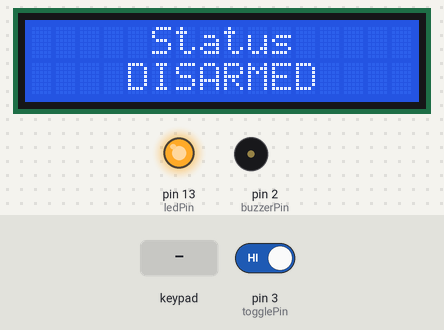
Recording of a sketch running on a simulated Arduino Uno, built with avr-gcc and run on an emulated ATmega328P. On the bench: 16×2 character LCD, output pins drawn as LEDs (lit = HIGH), buzzer (waves = sounding, pin HIGH). The inputs (shaded band) are chosen by the test bench; at power-on: pin 3 (togglePin) HIGH. What the sketch prints to the serial monitor is not drawn.

Above: at 2.4 s.
2.5 s: key 'A' pressed
At 4.5 s:
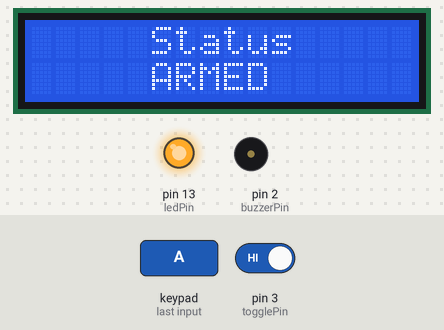
5.5 s: keypad keys 5 6 7 8 * pressed 0.4 s apart
At 7.7 s:
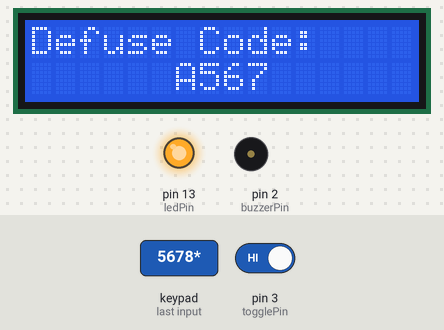
10.5 s: keypad keys 5 6 7 8 D pressed 0.4 s apart
At 12.1 s:
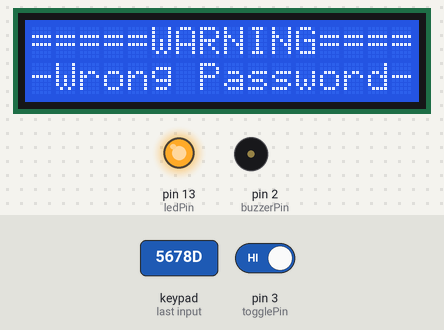
Timing chart, 0 to 18.4 s (numbered marks = the images above; inputs shaded):
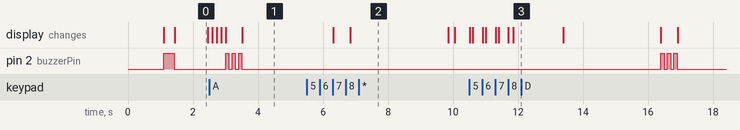

Measured:
- after the input at 5.5 s, the display: first changes after 0.81 s (image 2 shows a later state)
- after the input at 10.5 s, pin 2 (buzzerPin): alternates HIGH for 0.10 s and LOW for 0.10 s, 6 changes in all, then stays LOW, starting after 5.9 s; the display: first changes at once (image 3 shows a later state)
- by itself, pin 2 (buzzerPin): alternates HIGH for 0.10 s and LOW for 0.10 s, 6 changes in all, then stays LOW
- what the display in image 0 shows lasts 1.1 s, from 1.4 s to 2.5 s

The sketch:

main_prop_program_v3.ino
```cpp
//https://www.instructables.com/Finite-State-Machine-on-an-Arduino/

#include "Arduino.h"

//.............................FSM SECTION......................................
static unsigned int state;

//.............................FSM SECTION......................................

//............................GAME SECTION......................................
char password[4]; // number of characters in our password
int currentLength = 0; //defines which number we are currently writing
int i = 0;
char entered[4];

String action;
long timein[6], countdown_time = 0, initialsecond = 0;
int j = 0;

//............................GAME SECTION......................................

//...........................KEYPAD SECTION.....................................
#include <Keypad.h>

const byte ROWS = 4;
const byte COLS = 4;

char hexaKeys[ROWS][COLS] = {
  {'1', '2', '3', 'A'},
  {'4', '5', '6', 'B'},
  {'7', '8', '9', 'C'},
  {'*', '0', '#', 'D'}
};

byte rowPins[ROWS] = {5, 6, 7, 8};
byte colPins[COLS] = {9, 10, 11, 12};

Keypad customKeypad = Keypad(makeKeymap(hexaKeys), rowPins, colPins, ROWS, COLS);

//...........................KEYPAD SECTION.....................................


//............................LCD SECTION.......................................
#include <LiquidCrystal_I2C.h>

//define I2C address......
LiquidCrystal_I2C lcd(0x27,16,2);
//............................LCD SECTION.......................................

//..........................BUTTONS SECTION......................................

const int buttonPin = 4;  // the number of the pushbutton pin
const int togglePin = 3; // the number of the toggle switch pin
const int buzzerPin = 2; // the number of the buzzer pin
const int ledPin = 13;    // the number of the LED pin

int ledState = HIGH;        // the current state of the output pin
int buttonState;            // the current reading from the input pin
int lastButtonState = LOW;  // the previous reading from the input pin

// the following variables are unsigned longs because the time, measured in
// milliseconds, will quickly become a bigger number than can be stored in an int.
unsigned long lastDebounceTime = 0;  // the last time the output pin was toggled
unsigned long debounceDelay = 50;    // the debounce time; increase if the output flickers

//..........................BUTTONS SECTION........................................


void setup(){
    serial_comm_init();
    set_pin_modes();
    lcd_init();
    motd();
    trigger_buzzer(125);
    misc_setup();
    Serial.println("State: Setup");
    state = 0;
}

void loop()
{
    switch (state){

    case 0: //round start
      Serial.println("State: 0");
      state = 1;
      break;

    case 1: //disarmed
      Serial.println("State: 1");
      lcd.clear();
      trigger_buzzer(200);

      lcd.setCursor(5,0);
      lcd.print("Status");

      lcd.setCursor(4,1);
      lcd.print("DISARMED");

      while(state == 1){
        delay(1000); //ghetto debouncing fk yeah
        if (digitalRead(togglePin) == HIGH){
          state = 2;
          break;
        }
      }

    case 2: //armed
      Serial.println("State: 2");

      print_arming_msg();

      while(state == 2){
        if(digitalRead(togglePin) == LOW){
          state = 1;
          break;
        }

        lcd.setCursor(0,0);
        lcd.print("Enter Sequence: ");

        while (currentLength < 4)
        {

          if(digitalRead(togglePin) == LOW){
            state = 1;
            break;
          }

          lcd.setCursor(currentLength + 6, 1);
          lcd.cursor();
          char key = customKeypad.getKey();
          key == NO_KEY;
          if (key != NO_KEY)
          {
            if ((key != '*')&&(key != '#'))
            {
            lcd.print(key);
            Serial.println(key);
            password[currentLength] = key;
            currentLength++;
            }
          }
        }

        if (currentLength == 4)
        {
          delay(500);
          lcd.noCursor();
          lcd.clear();
          lcd.home();
          lcd.print("Defuse Code: ");
          lcd.setCursor(6,1);
          lcd.print(password[0]);
          lcd.print(password[1]);
          lcd.print(password[2]);
          lcd.print(password[3]);

          delay(3000);
          lcd.clear();
          currentLength = 0;

          lcd.setCursor(4, 0);
          lcd.print("HH:MM:SS");
          lcd.setCursor(4, 1);
          lcd.print("00:00:00");

          state = 3;
          break;
        }


      }

    case 3: //deployed
      Serial.println("State: 3");
      while(state == 3){
        timer();
        defuse();
      }
    	break;

    case 4: //exploded, round end
    	Serial.println("State: 4");
      print_explosion_msg();
      state = 0;
    	break;

    case 5: //defused, round end
    	Serial.println("State: 5");
      print_defuse_msg();
      state = 0;
    	break;

    }
}

//...................SETUP FUNCTIONS..................
void serial_comm_init(){
  Serial.begin(9600);
}

void set_pin_modes(){
    pinMode(buzzerPin, OUTPUT);//buzzer
    pinMode(buttonPin, INPUT);//button
    pinMode(ledPin, OUTPUT);//led
    pinMode(togglePin, INPUT_PULLUP);//toggle
}

void lcd_init(){
  lcd.init();
  lcd.clear();
  lcd.backlight();
}

void motd(){
  lcd.setCursor(2,0);
  lcd.print("Hello World!");

  lcd.setCursor(1,1);
  lcd.print("Bomb Prop v0.2");

  delay(1000);
  lcd.clear();
}

void trigger_buzzer(int beep_delay){
  digitalWrite(buzzerPin, HIGH); // sets the digital pin 13 on
  delay(beep_delay);            // waits for a second
  digitalWrite(buzzerPin, LOW);  // sets the digital pin 13 off
}

void misc_setup(){
  // set initial LED state
  digitalWrite(ledPin, ledState);
}

void print_arming_msg(){

  lcd.clear();

  lcd.setCursor(5,0);
  lcd.print("Status");

  lcd.setCursor(3,1);
  lcd.print("ARMING");
  delay(125);


  lcd.setCursor(5,0);
  lcd.print("Status");

  lcd.setCursor(3,1);
  lcd.print("ARMING.");
  delay(125);


  lcd.setCursor(5,0);
  lcd.print("Status");

  lcd.setCursor(3,1);
  lcd.print("ARMING..");
  delay(125);


  lcd.setCursor(5,0);
  lcd.print("Status");

  lcd.setCursor(3,1);
  lcd.print("ARMING...");
  delay(125);

  lcd.clear();
  trigger_buzzer(100);
  delay(100);
  trigger_buzzer(100);
  delay(100);
  trigger_buzzer(100);

  lcd.setCursor(5,0);
  lcd.print("Status");
  lcd.setCursor(5,1);
  lcd.print("ARMED");
  delay(125);

  delay(2000);
  lcd.clear();
}

void print_defuse_msg(){

  lcd.clear();

  lcd.setCursor(0,0);
  lcd.print("Bomb defused.");

  delay(3000);

  lcd.clear();
  trigger_buzzer(100);
  delay(100);
  trigger_buzzer(100);
  delay(100);
  trigger_buzzer(100);

  lcd.setCursor(5,0);
  lcd.print("CT's");
  lcd.setCursor(5,1);
  lcd.print("Win.");
  delay(30000);
}

void print_explosion_msg(){

  lcd.clear();

  lcd.setCursor(0,0);
  lcd.print("Goodbye.");

  delay(3000);

  lcd.clear();
  trigger_buzzer(100);
  delay(100);
  trigger_buzzer(100);
  delay(100);
  trigger_buzzer(100);

  lcd.setCursor(5,0);
  lcd.print("T's");
  lcd.setCursor(5,1);
  lcd.print("Win.");
  delay(30000);
}
//...................SETUP FUNCTIONS..................


//..................TIMING FUNCTIONS...................
int timer(){

  char key = customKeypad.getKey();
  if (key) {
    switch (key) {
      //If key is C set time.
      case 'C'  :
        action = "set_time";
        lcd.setCursor(4, 1);
        lcd.blink();
        j = 0;
        break;
      //If key is D start countdown.
      case 'D'  :
        action  = "start_countdown";
        lcd.noBlink();
        break;
      default :
        if (action == "set_time") {
          j++;
          int c = j - 1;
          timein[c] = key - 48;
          initialsecond = 0;
          long hour = (timein[0] * 10) + timein[1];
          long minute = (timein[2] * 10) + timein[3];
          long second = (timein[4] * 10) + timein[5]; //second
          countdown_time = (hour * 3600) + (minute * 60) + second;
          lcd.print(key);
          if (j % 2 == 0 && j < 6) {
            lcd.print(":");
          }
          break;
        }
    }
  }
  if (action  == "start_countdown") {
    if (initialsecond == 0) {
      initialsecond = millis() / 1000;
    }
    long countdowntime_seconds = countdown_time - (millis() / 1000) + initialsecond;
    if (countdowntime_seconds >= 0) {
      long countdown_hour = countdowntime_seconds / 3600;
      long countdown_minute = ((countdowntime_seconds / 60) % 60);
      long countdown_sec = countdowntime_seconds % 60;
      lcd.setCursor(4, 1);
      if (countdown_hour < 10) {
        lcd.print("0");
      }
      lcd.print(countdown_hour);
      lcd.print(":");
      if (countdown_minute < 10) {
        lcd.print("0");
      }
      lcd.print(countdown_minute);
      lcd.print(":");
      if (countdown_sec < 10) {
        lcd.print("0");
      }
      lcd.print(countdown_sec);
      //TEMPORARY WORKAROUND FOR SOUND
      if (countdown_minute <=59 && countdown_minute>=1){
        trigger_buzzer(200);
      }
      if (countdown_minute == 0 && (countdown_sec <=59 && countdown_sec>=30)){
        trigger_buzzer(100);
      }
      if (countdown_minute == 0 && (countdown_sec <=29 && countdown_sec>=10)){
        trigger_buzzer(100);
        delay(100);
        trigger_buzzer(100);
      }
      if (countdown_minute == 0 && (countdown_sec <=9 && countdown_sec>=1)){
        trigger_buzzer(100);
        delay(50);
        trigger_buzzer(100);
        delay(50);
        trigger_buzzer(100);

      }
      //TEMPORARY WORKAROUND UNTIL I FIGURE OUT THE FSM APPROACH FOR THIS STATE
      if (countdown_hour == 0 && countdown_minute == 0 && countdown_sec == 0){
      print_explosion_msg();
      }
    }
    delay(500);
  }

}//end timer

int defuse(){

  //timer();
  char currentKey = customKeypad.getKey(); // get the key

  if (currentKey == '*'){

    lcd.clear();
    lcd.setCursor(0,0);
    lcd.print("Code: ");

    while (currentLength < 4){

      //timer();
      char currentKey = customKeypad.getKey();

      if (currentKey == '#'){
        currentLength = 0;
        lcd.clear();
        lcd.setCursor(0,0);
        lcd.print("Code: ");
      }//end if

      else if (currentKey != NO_KEY){

        lcd.setCursor(currentLength + 7, 0);
        lcd.cursor();

        lcd.print(currentKey);
        entered[currentLength] = currentKey;
        currentLength++;
        delay(100);
        lcd.noCursor();
        lcd.setCursor(currentLength + 6, 0);
        lcd.print("*");
        lcd.setCursor(currentLength + 7, 0);
        lcd.cursor();

      }//end if

    }//end while

  if (currentLength == 4){

    if (entered[0] == password[0] && entered[1] == password[1] && entered[2] == password[2] && entered[3] == password[3]){

      state = 5;

    }//end if

    else{

      lcd.noCursor();
      lcd.clear();
      lcd.home();
      lcd.setCursor (0,0);
      lcd.print("=====WARNING=====");
      lcd.setCursor (0,1);
      lcd.print("-Wrong Password-");
      delay(1500);
      lcd.clear();

      currentLength = 0;

      }//end else

    }//end if

  }//end if

}//end defuse


//..................TIMING FUNCTIONS...................
```
